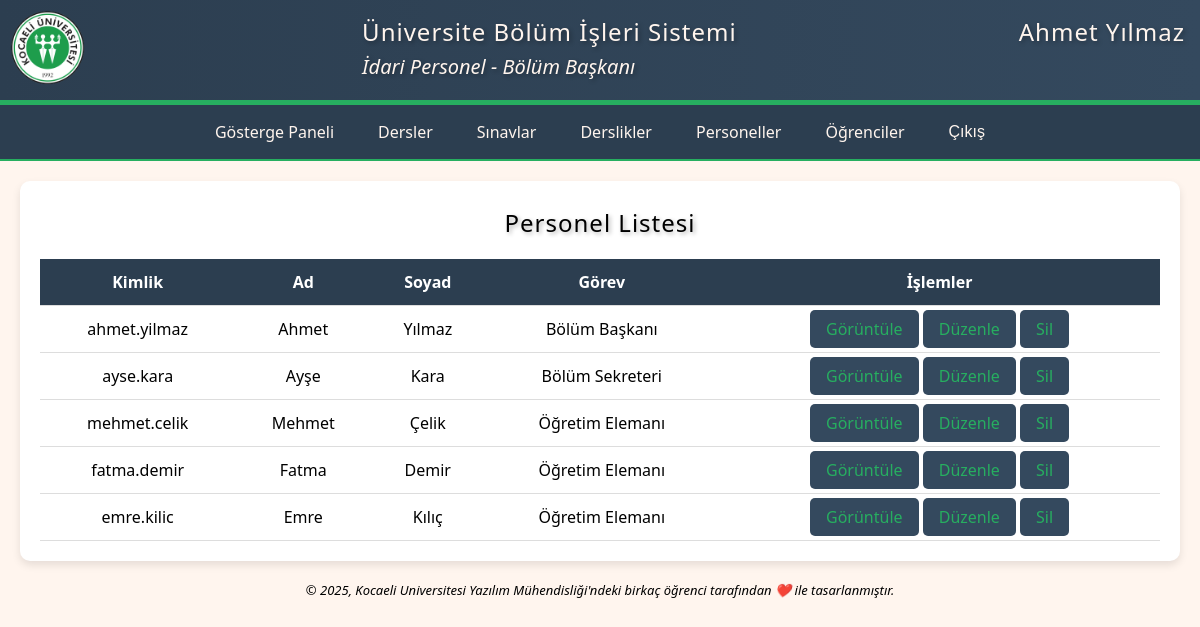
The page /accounts/staff/ (signed in) on the database as committed earlier.
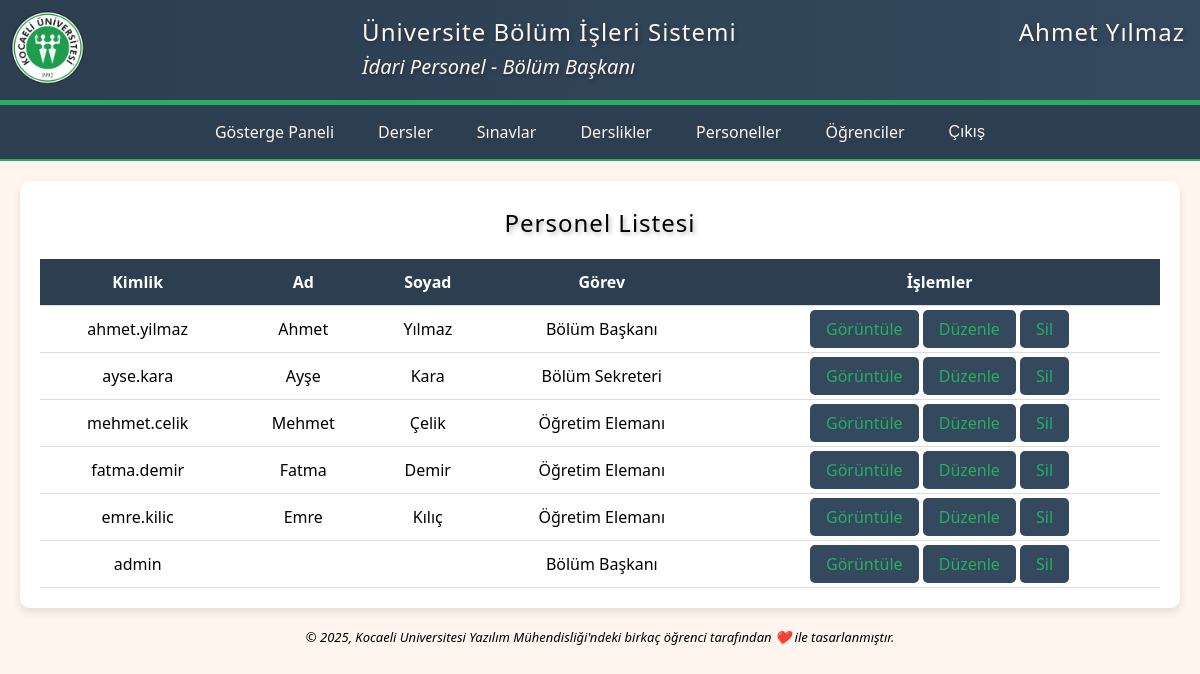
The same page on the database as committed later.
### accounts/models.py (models this page shows, shortened)
class CustomUser(AbstractUser):
    role = models.ForeignKey('Role', on_delete=models.CASCADE, null=True, verbose_name='Rol')
    class Meta:
        verbose_name = 'personel'
        verbose_name_plural = 'personeller'

class Role(models.Model):
    title = models.CharField(max_length=50, verbose_name='İsim')
    type = models.CharField(max_length=50, verbose_name='Tür')
    class Meta:
        verbose_name = 'rol'
        verbose_name_plural = 'roller'

### accounts/views.py (the view)
# urls.py: path('staff/', StaffListView.as_view(), name='staff'),
class StaffListView(AuthorizationRequiredMixin, ListView):
    model = CustomUser
    template_name = 'staff.html'
    context_object_name = 'staff'

### accounts/views.py (called while the page is built)
    def test_func(self):
        user = self.request.user
        return (
            user.is_authenticated and
            hasattr(user, 'role') and
            user.role and
            user.role.title in ['Bölüm Başkanı', 'Bölüm Sekreteri']
        )

### pages/templates/staff.html (shortened to what this page needs)
{% extends 'base.html' %}
{% load static %}
    {% block css %}<link rel="stylesheet" href="{% static 'css/list.css' %}" type="text/css">{% endblock %}
    {% block article %}
        <article>
            <div class="content">
                <h2>Personel Listesi</h2>
                <table>
                    <thead>
                        <tr>
                            <th>Kimlik</th>
                            <th>Ad</th>
                            <th>Soyad</th>
                            <th>Görev</th>
                            <th>İşlemler</th>
                        </tr>
                    </thead>
                    <tbody>
                        {% for staff in staff %}
                            <tr>
                                <td>{{ staff.username }}</td>
                                <td>{{ staff.first_name }}</td>
                                <td>{{ staff.last_name }}</td>
                                <td>{{ staff.role.title }}</td>
                                <td>
                                    <a href="{% url 'staff_detail' staff.pk %}">Görüntüle</a>
                                    <a href="{% url 'staff_edit' staff.pk %}">Düzenle</a>
                                    {% if request.user.role.title == 'Bölüm Başkanı' %}
                                        <a href="{% url 'staff_delete' staff.pk %}">Sil</a>
                                    {% endif %}
                                </td>
                            </tr>
                        {% endfor %}
                    </tbody>
                </table>
            </div>
        </article>
    {% endblock %}

### pages/templates/base.html (shortened to what this page needs)
{% load static %}
<!DOCTYPE html>
<html lang="tr">
    <head id="head">
        {% block css %}{% endblock %}
    </head>
    <body id="body">
        {% block header_nav %}
            <header>
                <div class="logo">
                    <a href="{% url 'dashboard' %}"><img id="logo" src="{% static 'media/kou.png' %}" width="75px" height="75px" title="logo" alt="logo"></a>
                </div>
                <div class="heading">
                    <h1>Üniversite Bölüm İşleri Sistemi</h1>
                    <h2>{{user.role.type}} Personel - {{user.role.title}}</h2>
                </div>
                <div class="user">
                    <h1>{{user.first_name}} {{user.last_name}}</h1>
                </div>
            </header>
            <nav>
                <div class="menu">
                    <ul>
                        <li><a href="{% url 'dashboard' %}">Gösterge Paneli</a></li>
                        <li class="dropdown"><a href="#">Dersler</a>
                        </li>
                        <li class="dropdown"><a href="#">Sınavlar</a>
                        </li>
                        <li class="dropdown"><a href="#">Derslikler</a>
                        </li>
                        {% if user.role.title == 'Bölüm Başkanı' or user.role.title == 'Bölüm Sekreteri' %}
                            <li class="dropdown"><a href="#">Personeller</a>
                            </li>
                        {% elif user.role.title == 'Öğretim Elemanı' %}
                            <li class="dropdown"><a href="#">Personel</a>
                                <ul class="dropdown-content">
                                    <li><a href="{% url 'staff_detail' pk=request.user.pk %}">Personel Bilgisi</a></li>
                                </ul>
                            </li>
                        {% endif %}
                        <li class="dropdown"><a href="#">Öğrenciler</a>
                        </li>
                        <li><form action="{% url 'logout' %}" method="post">{% csrf_token %}
                            <button type="submit">Çıkış</button>
                        </form>
                        </li>
                    </ul>
                </div>
            </nav>
        {% endblock %}
        {% block article %}
        {% endblock %}
        {% block footer %}
            <footer>
                <div class="footer" id="bottom">© 2025, Kocaeli Universitesi Yazılım Mühendisliği'ndeki birkaç öğrenci tarafından ❤️ ile tasarlanmıştır.</div>
            </footer>
        {% endblock %}
    </body>
</html>

Rows that differ between the two databases and show on the page:
added CustomUser: username "admin", role "Bölüm Başkanı"
